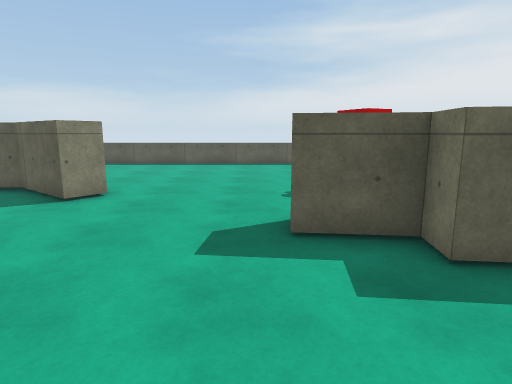
View 1 (above)

20 first-person views from a walk through a scene from a Unity 3-D project. The camera is 1.5 m above the floor, tilts 10° down and sees 75° across. The floor is counted in squares, 1 m on a side. Each view is taken from the middle of a square. On the plan, view 1 faces up. The plan holds only what a view shows up to about 15 squares ahead; the rest is blank. The place goes on beyond the plan. The player is left out. Surface patterns are stand-ins for the level's own textures.

View 2
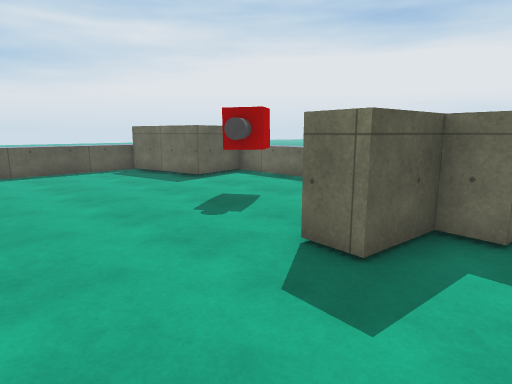

View 3
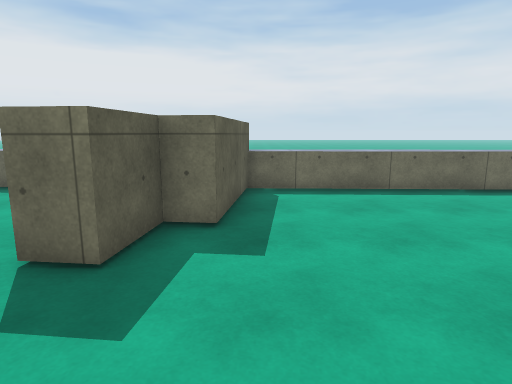

View 4
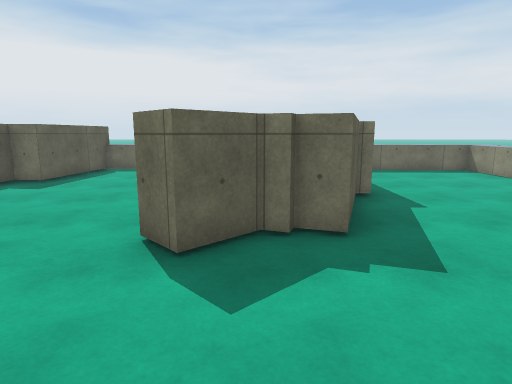

View 5
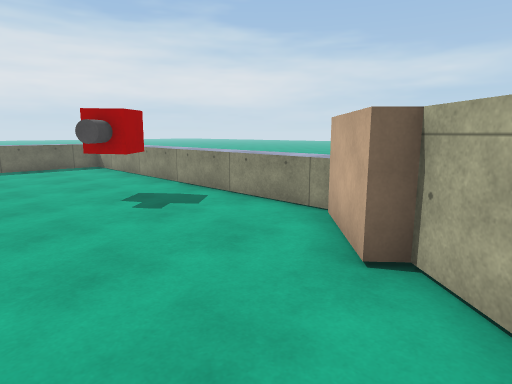

View 6
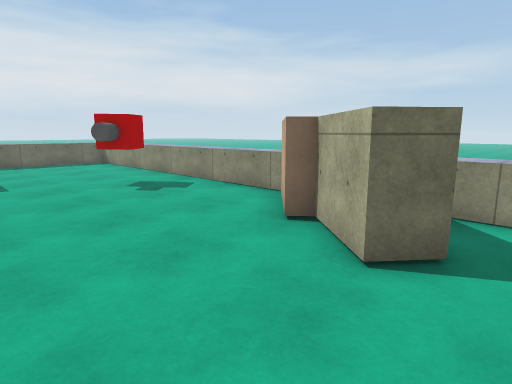

View 7
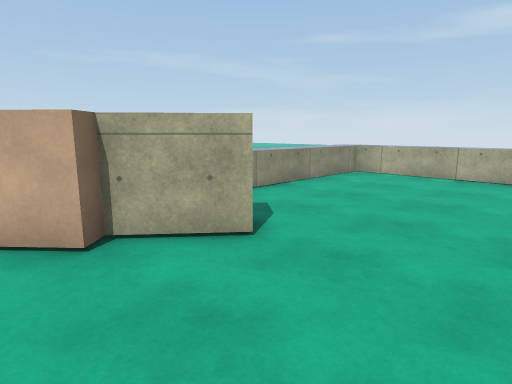

View 8
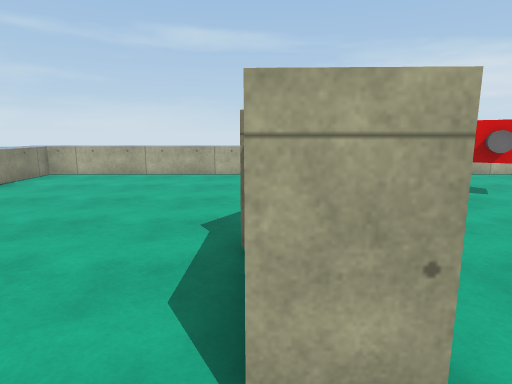

View 9
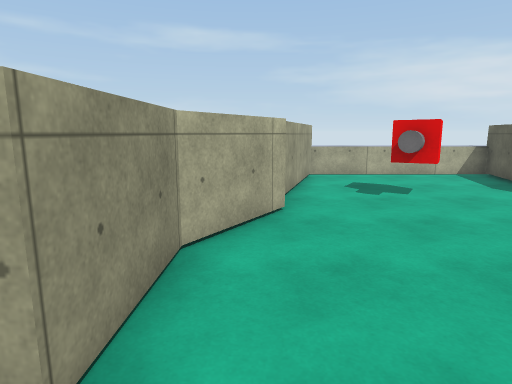

View 10
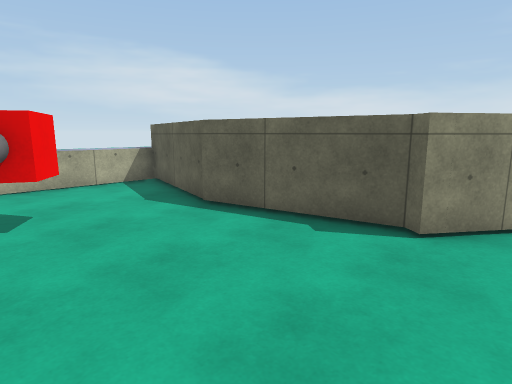

View 11
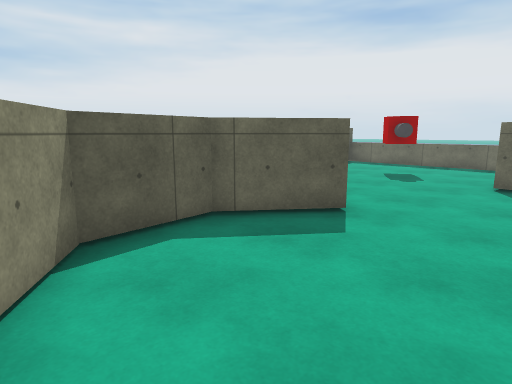

View 12
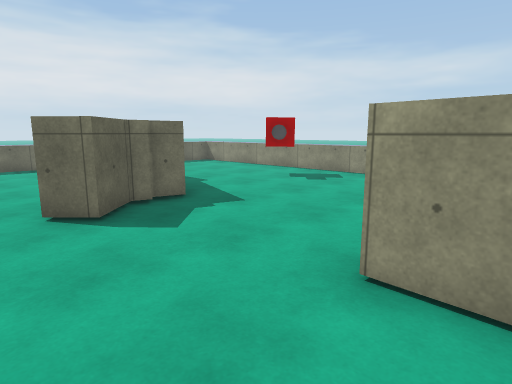

View 13
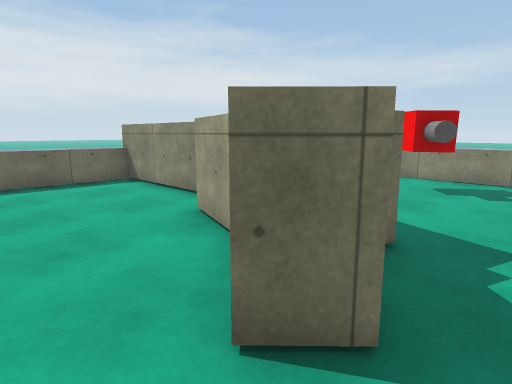

View 14
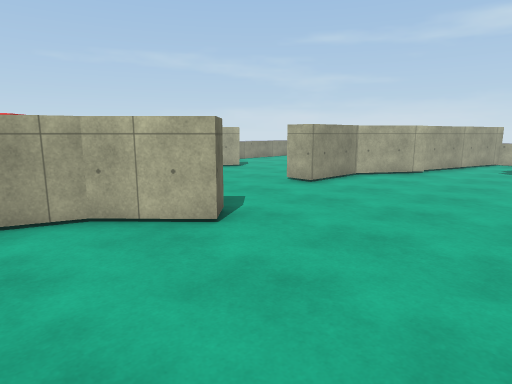

View 15
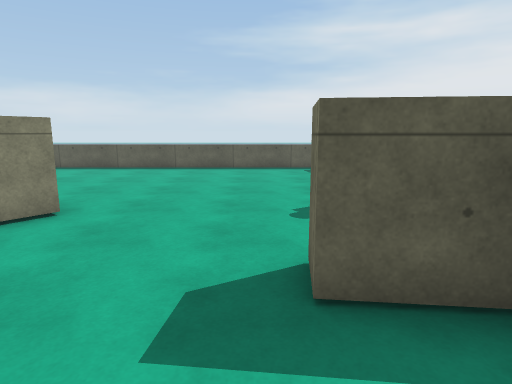

View 16
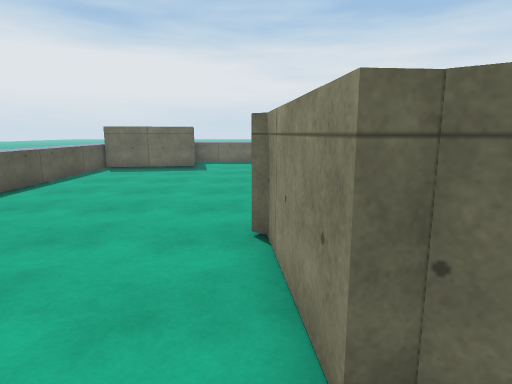

View 17
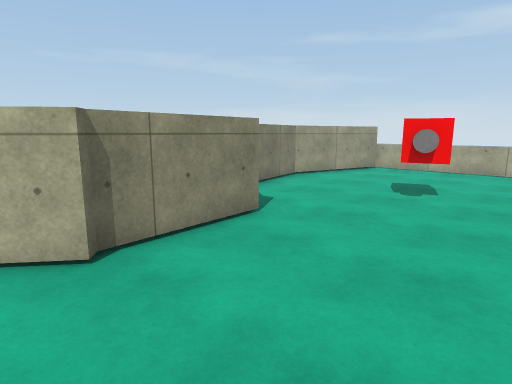

View 18
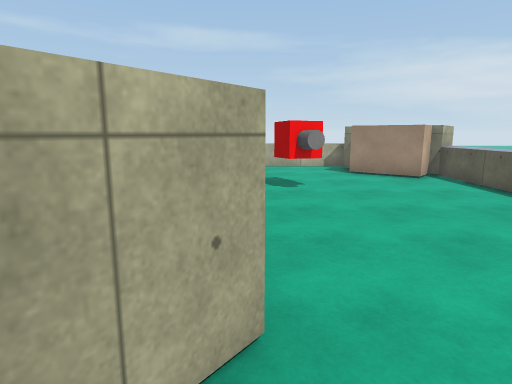

View 19
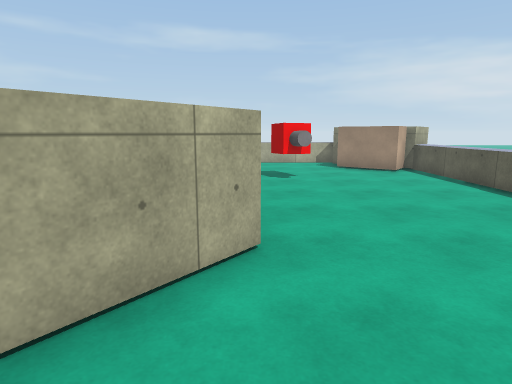

View 20
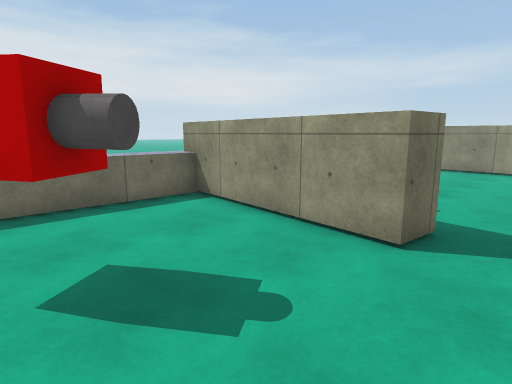

### Floor plan
Key: @ floor where view 1 was taken; # wall or solid block; . floor; ^ raised ledge; C red cube; G grey cylinder; B block.
Columns run from 20 left of view 1 to 7 right of it. Each row starts with its distance up from view 1.
 18    #
 17    #^^^^^^ ^^^^^^^^^^^^^^
 16     #..................^
 15     BB..................^
 14  ^#BB...................^
 13  ^......................^^^
 12  ^.....G..................^^
 11 ^^....CG..................^^
 10  ^..........###........C..^
  9  ^........######......GGC.^
  8  ^........##...##.........^^
  7  ####..####...............^^
  6 ^^########................^^
  5 ^^...................######^
  4 ^^.............  .....####
  3  ^...C......    .........#^^
  2  ^..CG....................^
  1  ^...GG...................^
  0  ##.................@.....^
 -1   ####....................^
 -2      ####.......##........^^
 -3         ####.....###......^
 -4     .... ###.....####.....^
 -5  ^................#########
 -6  ^..................#
 -7 ^^........................^
 -8 ^^................G.......^
 -9  ^........#......GGC......^.
-10 ^^........##B.....C.......^.
-11 ^^...... ..  B............^
-12  ^^^^^^^ ^^   ^^^^^^^^^^^^^

Where each view was taken, in squares from view 1:
view 1: 0 up, 0 right, facing up
view 2: 3 up, 3 left, facing up-right
view 3: 3 up, 3 left, facing right
view 4: 3 down, 8 left, facing right
view 5: 6 down, 10 left, facing down-right
view 6: 5 down, 12 left, facing down-right
view 7: 5 down, 7 left, facing down-left
view 8: 4 down, 7 left, facing left
view 9: 2 down, 7 left, facing left
view 10: 1 up, 9 left, facing up-left
view 11: 4 up, 10 left, facing up-right
view 12: 0 up, 10 left, facing down-right
view 13: 0 up, 5 left, facing down-right
view 14: 3 up, 0 right, facing down-left
view 15: 2 up, 0 right, facing up
view 16: 10 up, 11 left, facing right
view 17: 14 up, 5 left, facing down-left
view 18: 10 up, 4 left, facing left
view 19: 10 up, 2 left, facing left
view 20: 10 up, 1 left, facing down-right
